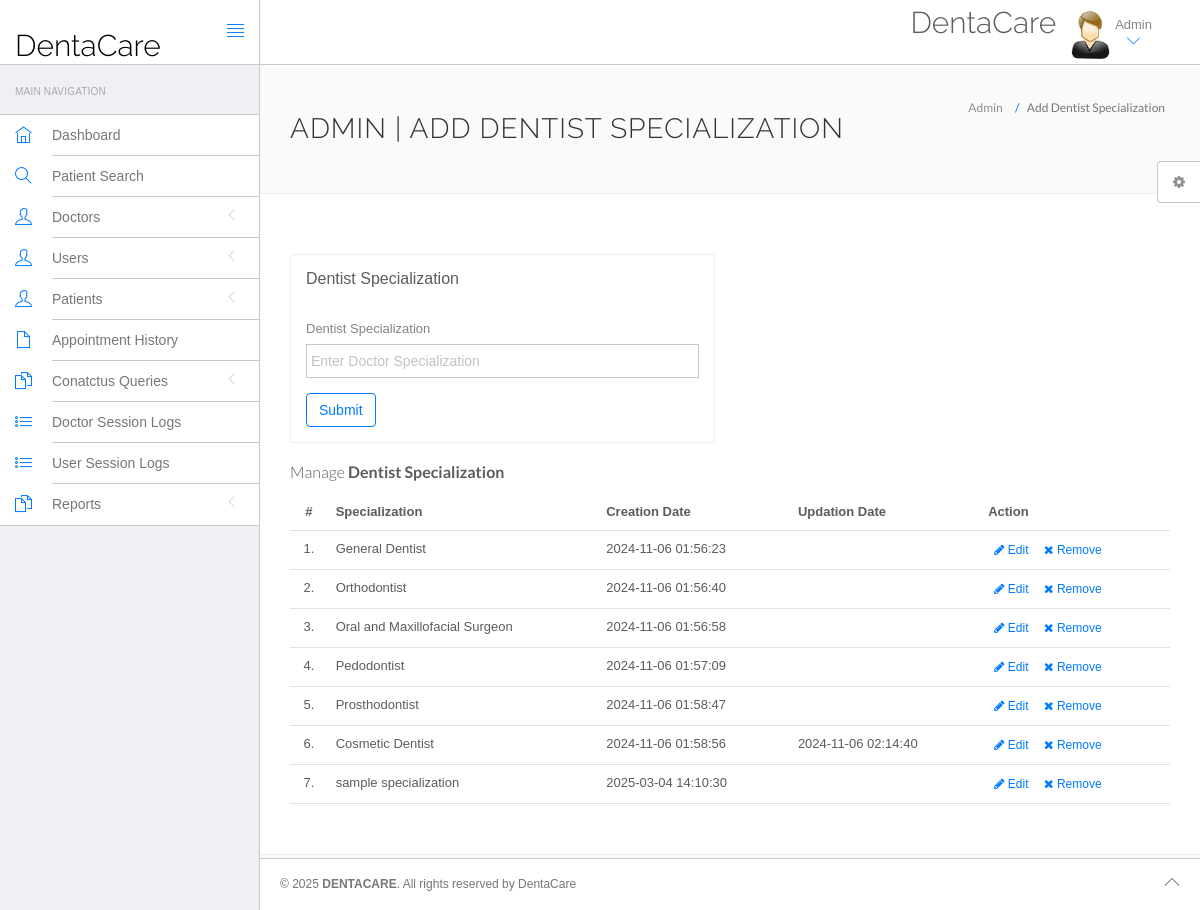
The page /hms/admin/doctor-specilization.php (signed in) on the database its author committed.
### tables this page shows
CREATE TABLE `doctorspecilization` (
  `id` int(11) NOT NULL,
  `specilization` varchar(255) DEFAULT NULL,
  `creationDate` timestamp NULL DEFAULT current_timestamp(),
  `updationDate` timestamp NULL DEFAULT NULL ON UPDATE current_timestamp()
);

### hms/admin/doctor-specilization.php (the view, shortened to what this page needs)
<?php
include('include/config.php');
function sanitize_input($data) {
    return htmlspecialchars(stripslashes(trim($data)));
}
try {
?>
<!DOCTYPE html>
<html lang="en">
	<head>
		<link rel="stylesheet" href="vendor/bootstrap/css/bootstrap.min.css">
		<link rel="stylesheet" href="vendor/fontawesome/css/font-awesome.min.css">
		<link rel="stylesheet" href="vendor/themify-icons/themify-icons.min.css">
		<link href="vendor/animate.css/animate.min.css" rel="stylesheet" media="screen">
		<link href="vendor/perfect-scrollbar/perfect-scrollbar.min.css" rel="stylesheet" media="screen">
		<link href="vendor/switchery/switchery.min.css" rel="stylesheet" media="screen">
		<link href="vendor/bootstrap-touchspin/jquery.bootstrap-touchspin.min.css" rel="stylesheet" media="screen">
		<link href="vendor/select2/select2.min.css" rel="stylesheet" media="screen">
		<link href="vendor/bootstrap-datepicker/bootstrap-datepicker3.standalone.min.css" rel="stylesheet" media="screen">
		<link href="vendor/bootstrap-timepicker/bootstrap-timepicker.min.css" rel="stylesheet" media="screen">
		<link rel="stylesheet" href="assets/css/styles.css">
		<link rel="stylesheet" href="assets/css/plugins.css">
		<link rel="stylesheet" href="assets/css/themes/theme-1.css" id="skin_color" />
		<link rel="stylesheet" href="https://cdn.jsdelivr.net/npm/sweetalert2@11/dist/sweetalert2.min.css">
	</head>
	<body>
    <div id="app">
        <?php include('include/sidebar.php'); ?>
        <div class="app-content">
            <?php include('include/header.php'); ?>
            <div class="main-content">
                <div class="wrap-content container" id="container">
                    <section id="page-title">
                        <div class="row">
                            <div class="col-sm-8">
                                <h1 class="mainTitle">Admin | Add Dentist Specialization</h1>
                            </div>
                            <ol class="breadcrumb">
                                <li><span>Admin</span></li>
                                <li class="active"><span>Add Dentist Specialization</span></li>
                            </ol>
                        </div>
                    </section>
                    <div class="container-fluid container-fullw bg-white">
                        <div class="row">
                            <div class="col-md-12">
                                <div class="row margin-top-30">
                                    <div class="col-lg-6 col-md-12">
                                        <div class="panel panel-white">
                                            <div class="panel-heading">
                                                <h5 class="panel-title">Dentist Specialization</h5>
                                            </div>
                                            <div class="panel-body">
                                                <form role="form" name="dcotorspcl" method="post" onsubmit="return validateForm();">
                                                    <div class="form-group">
                                                        <label for="doctorspecilization">Dentist Specialization</label>
                                                        <input type="text" id="doctorspecilization" name="doctorspecilization" class="form-control" placeholder="Enter Doctor Specialization">
                                                    </div>
                                                    <button type="submit" name="submit" class="btn btn-o btn-primary">Submit</button>
                                                </form>
                                            </div>
                                        </div>
                                    </div>
                                </div>
                                <div class="row">
                                    <div class="col-md-12">
                                        <h5 class="over-title margin-bottom-15">Manage <span class="text-bold">Dentist Specialization</span></h5>
                                        <table class="table table-hover" id="sample-table-1">
                                            <thead>
                                                <tr>
                                                    <th class="center">#</th>
                                                    <th>Specialization</th>
                                                    <th class="hidden-xs">Creation Date</th>
                                                    <th>Updation Date</th>
                                                    <th>Action</th>
                                                </tr>
                                            </thead>
                                            <tbody>
                                                <?php
                                                $sql = mysqli_query($con, "SELECT * FROM doctorSpecilization");
                                                $cnt = 1;
                                                while ($row = mysqli_fetch_array($sql)) {
                                                ?>
                                                    <tr>
                                                        <td class="center"><?php echo $cnt; ?>.</td>
                                                        <td class="hidden-xs"><?php echo sanitize_input($row['specilization']); ?></td>
                                                        <td><?php echo sanitize_input($row['creationDate']); ?></td>
                                                        <td><?php echo sanitize_input($row['updationDate']); ?></td>
                                                        <td>
   <a href="edit-doctor-specialization.php?id=<?php echo sanitize_input($row['id']); ?>" class="btn btn-transparent btn-xs" title="Edit">
    <i class="fa fa-pencil"></i> Edit
</a>
<a href="javascript:void(0);" class="btn btn-transparent btn-xs" onclick="confirmDelete(<?php echo sanitize_input($row['id']); ?>)" title="Remove">
    <i class="fa fa-times fa fa-white"></i> Remove
</a>
                                                        </td>
                                                    </tr>
                                                <?php $cnt = $cnt + 1; } ?>
                                            </tbody>
                                        </table>
                                    </div>
                                </div>
                            </div>
                        </div>
                    </div>
                </div>
            </div>
            <?php include('include/setting.php'); ?>
        </div>
        <?php include('include/footer.php'); ?>
    </div>
	</body>
</html>
<?php
} catch (Exception $e) {
    error_log($e->getMessage());
    header("Location: error.php");
    exit();
}
?>

### hms/admin/assets/css/themes/theme-1.css (style rules this page uses)
body { background: #FAFAFA; }

### rows shown on the page
doctorspecilization: specilization "General Dentist", creationDate "2024-11-06 01:56:23"
doctorspecilization: specilization "Orthodontist", creationDate "2024-11-06 01:56:40"
doctorspecilization: specilization "Oral and Maxillofacial Surgeon", creationDate "2024-11-06 01:56:58"
doctorspecilization: specilization "Pedodontist", creationDate "2024-11-06 01:57:09"
doctorspecilization: specilization "Prosthodontist", creationDate "2024-11-06 01:58:47"
doctorspecilization: specilization "Cosmetic Dentist", creationDate "2024-11-06 01:58:56", updationDate "2024-11-06 02:14:40"
doctorspecilization: specilization "sample specialization", creationDate "2025-03-04 14:10:30"
